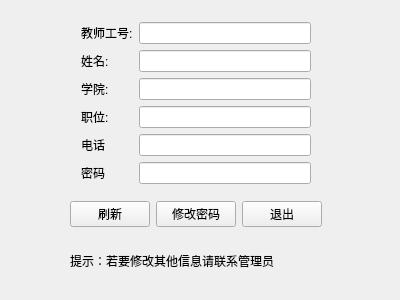
<?xml version="1.0" encoding="UTF-8"?>
<ui version="4.0">
 <class>te_personalinfo</class>
 <widget class="QWidget" name="te_personalinfo">
  <property name="geometry">
   <rect>
    <x>0</x>
    <y>0</y>
    <width>400</width>
    <height>300</height>
   </rect>
  </property>
  <property name="windowTitle">
   <string>te_personalinfo</string>
  </property>
  <layout class="QGridLayout" name="gridLayout">
   <item row="0" column="1" rowspan="2">
    <widget class="QWidget" name="widget" native="true">
     <layout class="QFormLayout" name="formLayout">
      <item row="0" column="0">
       <widget class="QLabel" name="label_22">
        <property name="text">
         <string>教师工号:</string>
        </property>
        <property name="indent">
         <number>-3</number>
        </property>
       </widget>
      </item>
      <item row="0" column="1">
       <widget class="QLineEdit" name="lineEdit_tno">
        <property name="dragEnabled">
         <bool>false</bool>
        </property>
        <property name="readOnly">
         <bool>true</bool>
        </property>
       </widget>
      </item>
      <item row="1" column="0">
       <widget class="QLabel" name="label_23">
        <property name="text">
         <string>姓名:</string>
        </property>
        <property name="openExternalLinks">
         <bool>false</bool>
        </property>
       </widget>
      </item>
      <item row="1" column="1">
       <widget class="QLineEdit" name="lineEdit_tname">
        <property name="readOnly">
         <bool>true</bool>
        </property>
       </widget>
      </item>
      <item row="2" column="0">
       <widget class="QLabel" name="label_24">
        <property name="text">
         <string>学院:</string>
        </property>
       </widget>
      </item>
      <item row="2" column="1">
       <widget class="QLineEdit" name="lineEdit_tsdept">
        <property name="readOnly">
         <bool>true</bool>
        </property>
       </widget>
      </item>
      <item row="3" column="0">
       <widget class="QLabel" name="label_25">
        <property name="text">
         <string>职位:</string>
        </property>
       </widget>
      </item>
      <item row="3" column="1">
       <widget class="QLineEdit" name="lineEdit_tposition">
        <property name="readOnly">
         <bool>true</bool>
        </property>
       </widget>
      </item>
      <item row="5" column="0">
       <widget class="QLabel" name="label_26">
        <property name="text">
         <string>电话</string>
        </property>
       </widget>
      </item>
      <item row="5" column="1">
       <widget class="QLineEdit" name="lineEdit_tel">
        <property name="readOnly">
         <bool>true</bool>
        </property>
       </widget>
      </item>
      <item row="6" column="0">
       <widget class="QLabel" name="label">
        <property name="text">
         <string>密码</string>
        </property>
       </widget>
      </item>
      <item row="6" column="1">
       <widget class="QLineEdit" name="lineEdit_code">
        <property name="readOnly">
         <bool>true</bool>
        </property>
       </widget>
      </item>
     </layout>
    </widget>
   </item>
   <item row="0" column="2">
    <spacer name="horizontalSpacer_2">
     <property name="orientation">
      <enum>Qt::Horizontal</enum>
     </property>
     <property name="sizeHint" stdset="0">
      <size>
       <width>85</width>
       <height>20</height>
      </size>
     </property>
    </spacer>
   </item>
   <item row="1" column="0">
    <spacer name="horizontalSpacer">
     <property name="orientation">
      <enum>Qt::Horizontal</enum>
     </property>
     <property name="sizeHint" stdset="0">
      <size>
       <width>78</width>
       <height>20</height>
      </size>
     </property>
    </spacer>
   </item>
   <item row="2" column="1">
    <layout class="QHBoxLayout" name="horizontalLayout_4">
     <item>
      <widget class="QPushButton" name="pushButton">
       <property name="text">
        <string>刷新</string>
       </property>
      </widget>
     </item>
     <item>
      <widget class="QPushButton" name="updatecodebtn">
       <property name="text">
        <string>修改密码</string>
       </property>
      </widget>
     </item>
     <item>
      <widget class="QPushButton" name="exitbtn">
       <property name="text">
        <string>退出</string>
       </property>
      </widget>
     </item>
    </layout>
   </item>
   <item row="3" column="1">
    <widget class="QLabel" name="label_2">
     <property name="text">
      <string>提示：若要修改其他信息请联系管理员</string>
     </property>
    </widget>
   </item>
  </layout>
 </widget>
 <layoutdefault spacing="6" margin="11"/>
 <resources/>
 <connections/>
</ui>
